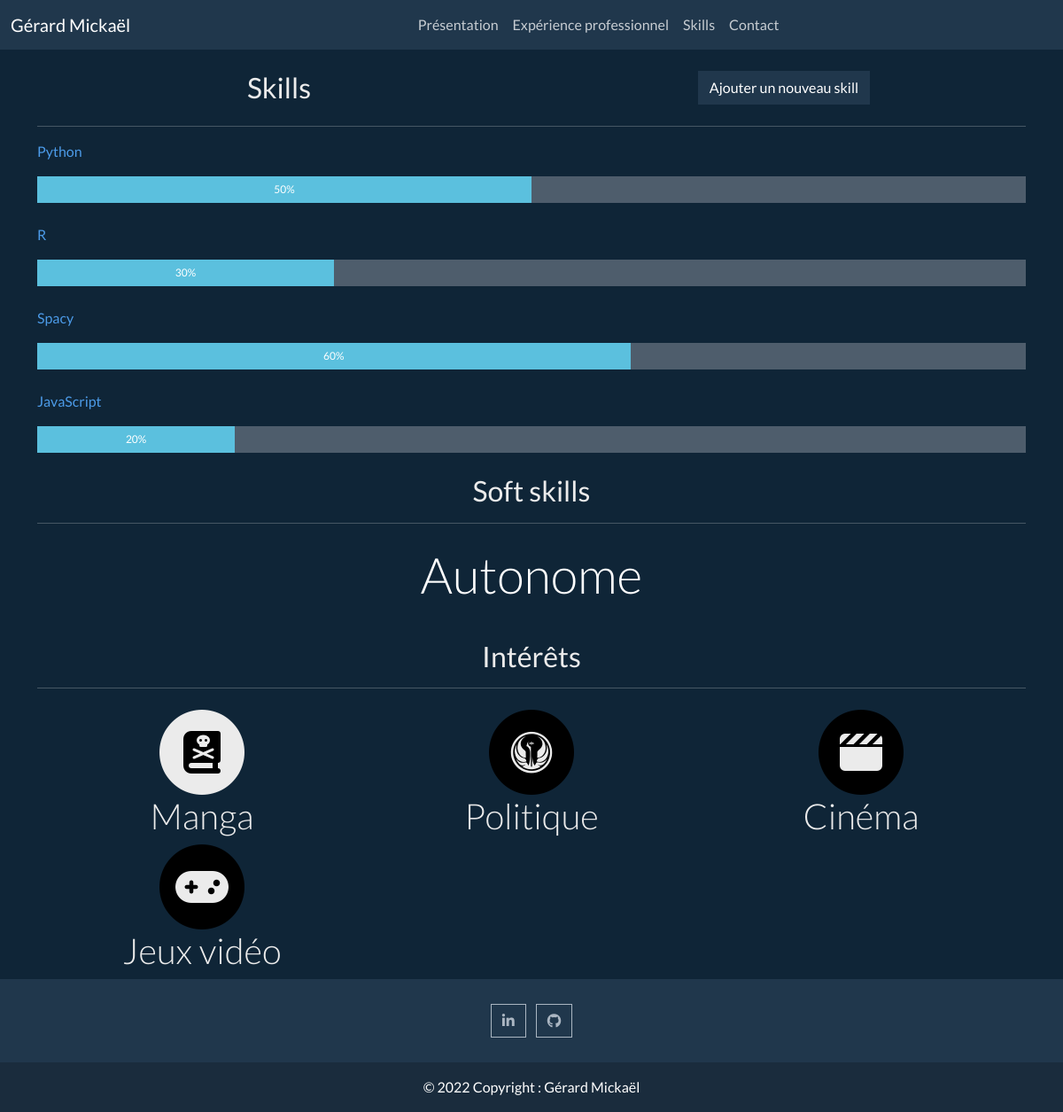
The app's page /skills/, older data.
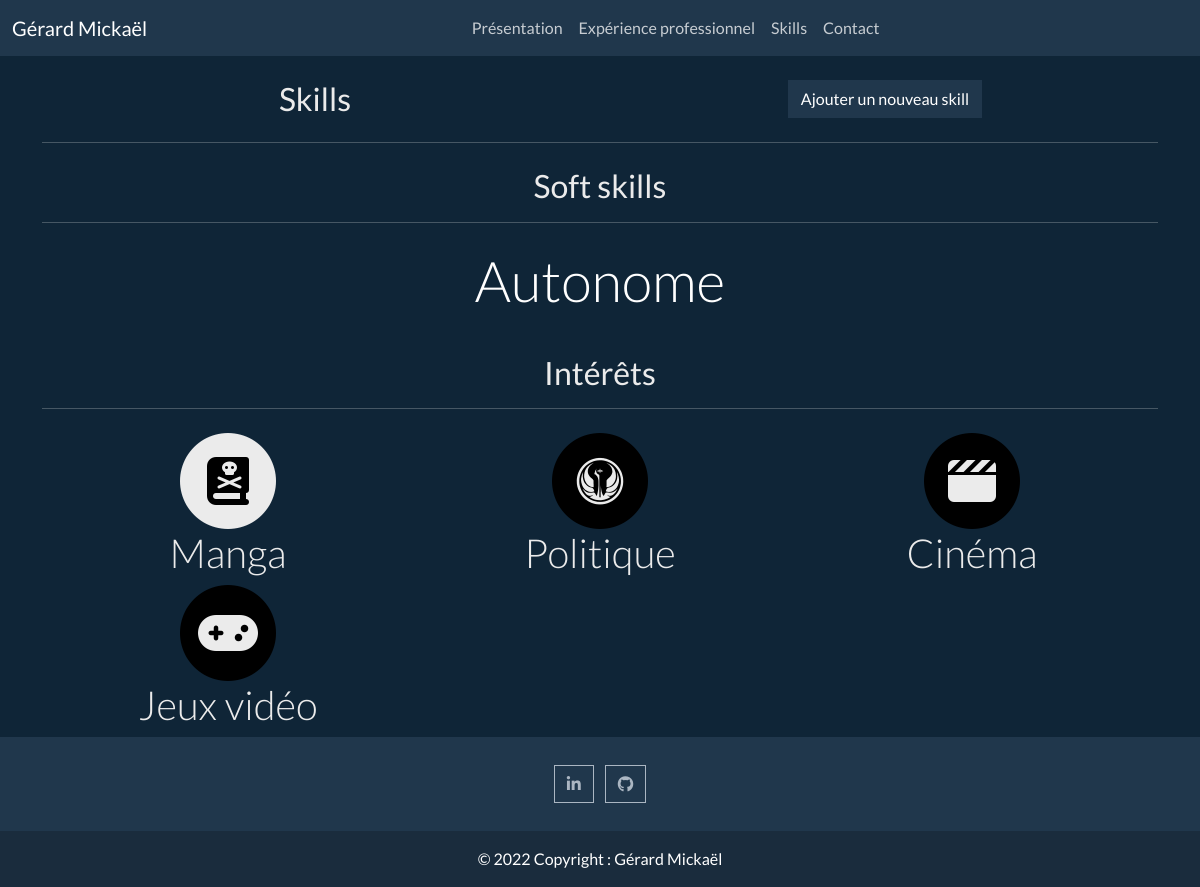
The same page, newer data.
### skills/models.py (models this page shows, shortened)
class Skills(models.Model):
    titre = models.CharField(max_length=15)
    niveau = models.IntegerField()

### skills/views.py (the view)
# urls.py: path('', include('skills.urls'), name='skills'),
def skills(request):
    skills = Skills.objects.all().order_by()
    return render(request, 'skills/skills.html', context={"skills": skills})

### skills/templates/skills/skills.html (shortened to what this page needs)
{% extends 'navbar_footer.html' %}
{% load static %}
{% block contenu %}
<div class="container ">
    <div class="row">
        <div class="col-6">
             <h2 class="text-center mt-4">Skills</h2>
        </div>
        <div class="col-6 text-lg-center mt-4">
            <a  class="btn btn-dark" href="{% url 'skills:create_skills' %}">Ajouter un nouveau skill</a>
        </div>
    </div>
    <hr>
    {% for skill in skills %}
    <p class="text-primary">{{ skill.titre }}</p>
    <div class="progress mb-4" style="height: 30px;">
      <div class="progress-bar bg-info" role="progressbar" style="width: {{skill.niveau}}%;" aria-valuenow="100" aria-valuemin="0" aria-valuemax="100">
          {{skill.niveau}}%</div>
    </div>
    {% endfor %}
</div>
<div class="container">
    <h2 class="text-center mt-4">Soft skills</h2>
    <hr class="mb-4">
    <div id="carouselExampleIndicators" class="carousel slide" data-ride="carousel">
      <div class="carousel-inner">
        <div class="carousel-item active text-center">
          <p class="text-white display-4">Autonome</p>
        </div>
      </div>
    </div>
</div>
<div class="container">
    <h2 class="text-center mt-4">Intérêts</h2>
    <hr class="mb-4">
        <div class="container">
        <div class="row">
            <div class="col-lg-4 text-center">
                <span class="fa-stack fa-3x" style="--fa-inverse: black">
                    <i class="fa-solid fa-circle fa-stack-2x"></i>
                    <i class="fas fa-book-skull fa-stack-1x fa-inverse"></i>
                </span>
                <h2 class="display-6">Manga</h2>
            </div>
            <div class="col-lg-4 text-center">
                <span class="fa-stack fa-3x" style="--fa-inverse: black;">
                    <i class="fa-solid fa-circle fa-stack-2x fa-inverse"></i>
                    <i class="fa-brands fa-old-republic fa-stack-1x"></i>
                </span>
                <h2 class="display-6">Politique</h2>
            </div>
            <div class="col-lg-4 text-center">
                <span class="fa-stack fa-3x" style="--fa-inverse: black;">
                    <i class="fa-solid fa-circle fa-stack-2x fa-inverse"></i>
                    <i class="fa-solid fa-clapperboard fa-stack-1x"></i>
                </span>
                <h2 class="display-6">Cinéma</h2>
            </div>
            <div class="col-lg-4 text-center">
                <span class="fa-stack fa-3x" style="--fa-inverse: black;">
                    <i class="fa-solid fa-circle fa-stack-2x fa-inverse"></i>
                    <i class="fa-solid fa-gamepad fa-stack-1x"></i>
                </span>
                <h2 class="display-6">Jeux vidéo</h2>
            </div>
        </div>
    </div>
</div>
{% endblock %}

Row changes from the older to the newer data that the page shows:
removed Skills: titre "Python", niveau "50"
removed Skills: titre "R", niveau "30"
removed Skills: titre "Spacy", niveau "60"
removed Skills: titre "JavaScript", niveau "20"
